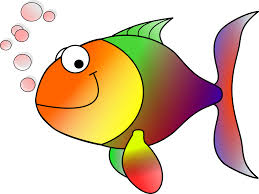
//> input picture Example/HappyFish.jpg, 259 x 194 px
$ ./exp5 ../../Example/HappyFish.jpg   (built with g++ and OpenCV 4)
//> lines starting //> are read from the running program, lines starting //| are printed output that depends on the picture; after the words box and inside, x2 and y2 are one past the last pixel; in counts of white or black regions, pixels touching at a corner belong together
// Taken from: https://docs.opencv.org/2.4/doc/tutorials/imgproc/shapedescriptors/find_contours/find_contours.html
// https://docs.opencv.org/3.4/df/d0d/tutorial_find_contours.html
// https://github.com/opencv/opencv/tree/3.4/samples/cpp/tutorial_code/ShapeDescriptors

// Compile: g++ -g example.cpp -o FakeIDDetector `pkg-config --cflags --libs opencv` -std=c++17

#include "opencv2/imgcodecs.hpp"
#include "opencv2/highgui.hpp"
#include "opencv2/imgproc.hpp"
#include <iostream>

using namespace cv;
using namespace std;

Mat src_gray;
int thresh = 100;

/// Function header
void thresh_callback(int, void* );

int main( int argc, char* argv[] )
{
	Mat src = imread(argv[1]);
//> src is the input picture: 194 rows x 259 cols, CV_8UC3; mean B, G, R 173.2, 198.3, 221.4
    Mat img; Mat templ; Mat result;
    Mat compareTo = imread(argv[1]);
    int match_method;
    string image_window = "Source Image";
    string result_window = "Result window";

	if( src.empty() )
	{
		cout << "Could not open or find the image!\n" << endl;
		cout << "Usage: " << argv[0] << " <Input image>" << endl;
		return -1;
	}

	/// Convert image to gray and blur it
	cvtColor( src, src_gray, COLOR_BGR2GRAY );
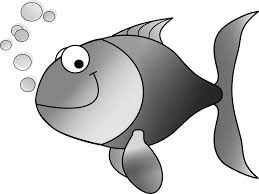
//> src_gray: 194 rows x 259 cols, CV_8UC1; min 0, max 255, mean 202.3
	blur( src_gray, src_gray, Size(3,3) );
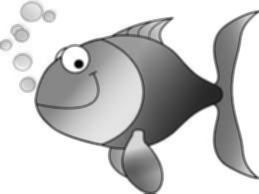
//> src_gray: 194 rows x 259 cols, CV_8UC1; min 2, max 255, mean 202.3

	// FIDDLE: the 60 number (lower more, higher less)
	threshold(src, templ, 70, 255 , CV_THRESH_BINARY);
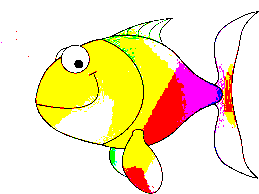
//> templ: 194 rows x 259 cols, CV_8UC3; mean B, G, R 188.3, 228.7, 246.4

	resize(templ, templ, cv::Size(src.cols/2,src.rows/2));
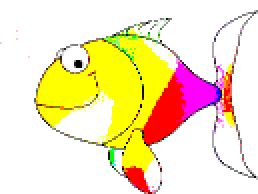
//> templ: 97 rows x 129 cols, CV_8UC3 (shown 2 times larger); mean B, G, R 188.4, 228.7, 246.5

	/// Create Window
	const char* source_window = "Source";
	namedWindow( source_window );
	imshow( source_window, templ );
    /// Create windows
    namedWindow( image_window, CV_WINDOW_AUTOSIZE );
    namedWindow( result_window, CV_WINDOW_AUTOSIZE );

	const int max_thresh = 255;

    /// Detect edges using Canny
    Mat canny_output;
    Canny( src_gray, canny_output, thresh, thresh*2 );
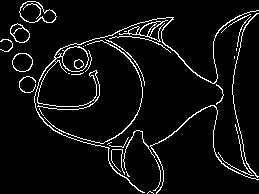
//> canny_output: 194 rows x 259 cols, CV_8UC1; 5.8% white in thin lines or dots

    /// Find contours
    vector<vector<Point> > contours;
    vector<Vec4i> hierarchy;
    findContours( canny_output, contours, hierarchy, RETR_TREE, CHAIN_APPROX_SIMPLE );
//> contours = 46 contours, 28 with area under 20; largest, box (x1, y1, x2, y2) and area: (34, 10, 259, 193) 690, (19, 1, 57, 23) 532, (62, 46, 89, 72) 503, (19, 1, 57, 23) 499, (12, 53, 33, 72) 295

    /// Draw contours
    Mat drawing = Mat::zeros( canny_output.size(), CV_8UC3 );
    for( size_t i = 0; i< contours.size(); i++ )
    {
        Scalar color = Scalar( 255, 0, 0 );
        drawContours( drawing, contours, (int)i, color, 2, LINE_8, hierarchy, 0 );
    }
//> this loop made 46 passes
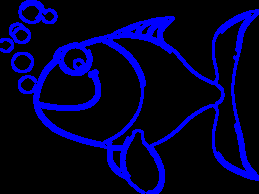
//> drawing: 194 rows x 259 cols, CV_8UC3; mean B, G, R 45.4, 0, 0

    resize(drawing, drawing, cv::Size(drawing.cols/2,drawing.rows/2));
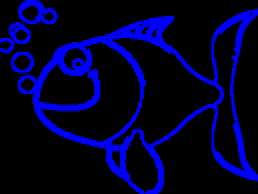
//> drawing: 97 rows x 129 cols, CV_8UC3 (shown 2 times larger); mean B, G, R 45.4, 0, 0
    /// Show in a window
    //imshow( "Contours", drawing );
	waitKey();


    // [22 lines of commented-out code are left out]


	return 0;
}
